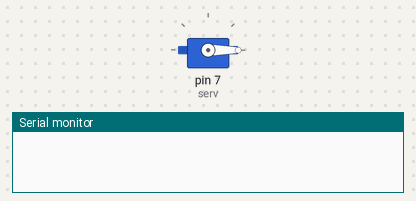
Simulated run of this sketch. Board: Arduino Uno, built with avr-gcc and run on an emulated ATmega328P. Shown: servo, the last lines printed to the serial monitor.

Above: at 0.05 s.
At 5.05 s:
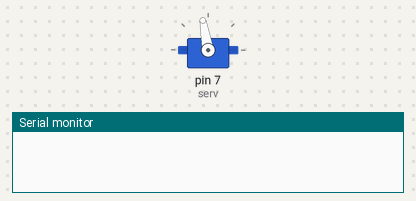
At 10.05 s:
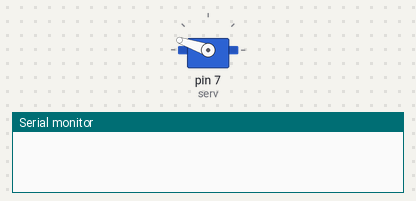
At 20.05 s:
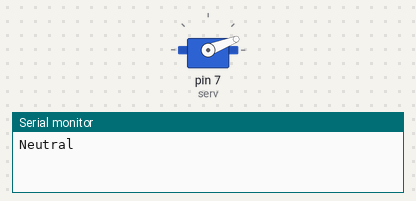
Timing chart, 0 to 27.5 s (numbered marks = the images above):
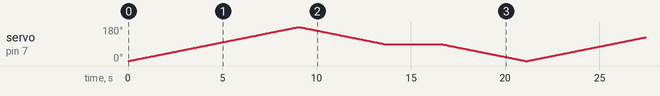

The sketch:

Calibration.ino
```cpp
#include <Servo.h>

int pos = 0;

Servo serv;
void setup() {
  // put your setup code here, to run once:
  serv.attach(7);
  Serial.begin(9600);
}

void loop() {
  // put your main code here, to run repeatedly:
  for (pos = 0; pos <= 180; pos += 1) { // goes from 0 degrees to 180 degrees
    // in steps of 1 degree
    serv.write(pos);              // tell servo to go to position in variable 'pos'
    delay(50);                       // waits 15ms for the servo to reach the position
  }
  for (pos = 180; pos >= 0; pos -= 1) { // goes from 180 degrees to 0 degrees
    serv.write(pos);              // tell servo to go to position in variable 'pos'
    delay(50);                       // waits 15ms for the servo to reach the position
    if(pos == 90){
      Serial.println("Neutral");
      delay(3000);
    }
  }
}
```
